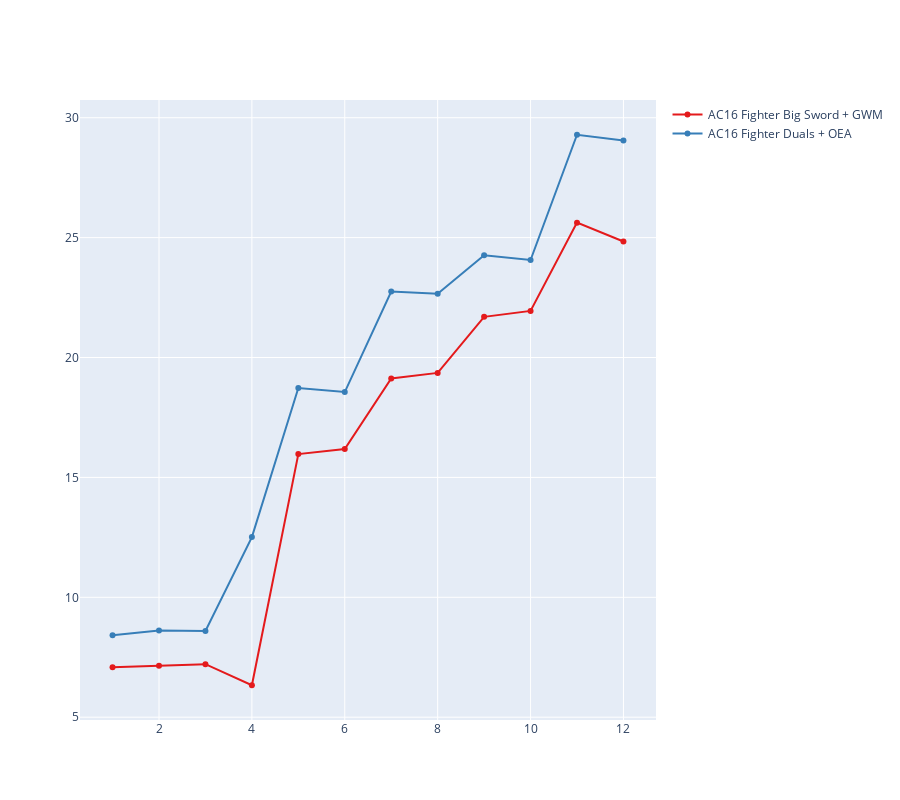

Notebook code cell kept with this figure:
### Code cell
fig = get_plot(df_overall)
fig.show()

### Figure 1 — Plotly figure (JSON) as saved in the notebook; plotly's stock layout.template omitted (floating-point values rounded to 4 significant figures)
{"data": [{"line": {"color": "rgb(228,26,28)"}, "mode": "lines+markers", "name": "AC16 Fighter Big Sword + GWM", "x": [1, 2, 3, 4, 5, 6, 7, 8, 9, 10, 11, 12], "y": [7.082, 7.15, 7.21, 6.332, 15.97, 16.19, 19.13, 19.36, 21.7, 21.94, 25.62, 24.84], "type": "scatter"}, {"line": {"color": "rgb(55,126,184)"}, "mode": "lines+markers", "name": "AC16 Fighter Duals + OEA", "x": [1, 2, 3, 4, 5, 6, 7, 8, 9, 10, 11, 12], "y": [8.419, 8.615, 8.599, 12.51, 18.73, 18.56, 22.75, 22.66, 24.27, 24.07, 29.29, 29.05], "type": "scatter"}], "layout": {"height": 800}}
